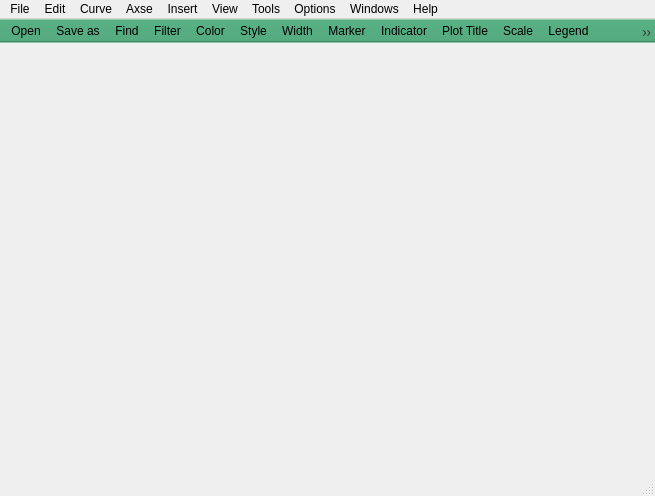
<?xml version="1.0" encoding="UTF-8"?>
<ui version="4.0">
 <class>icurveClass</class>
 <widget class="QMainWindow" name="icurveClass">
  <property name="geometry">
   <rect>
    <x>0</x>
    <y>0</y>
    <width>655</width>
    <height>496</height>
   </rect>
  </property>
  <property name="windowTitle">
   <string>icurve</string>
  </property>
  <property name="windowIcon">
   <iconset resource="icurve.qrc">
    <normaloff>:/icurve/images/icurve.ico</normaloff>:/icurve/images/icurve.ico</iconset>
  </property>
  <widget class="QWidget" name="centralWidget"/>
  <widget class="QMenuBar" name="menuBar">
   <property name="geometry">
    <rect>
     <x>0</x>
     <y>0</y>
     <width>655</width>
     <height>21</height>
    </rect>
   </property>
   <widget class="QMenu" name="menuFile">
    <property name="title">
     <string>File</string>
    </property>
    <addaction name="actionOpen"/>
    <addaction name="separator"/>
    <addaction name="actionSave"/>
    <addaction name="actionSaveAs"/>
    <addaction name="separator"/>
    <addaction name="actionClose"/>
    <addaction name="actionExit"/>
   </widget>
   <widget class="QMenu" name="menuEdit">
    <property name="title">
     <string>Edit</string>
    </property>
    <addaction name="actionRefresh"/>
    <addaction name="actionUndo"/>
    <addaction name="actionRedo"/>
    <addaction name="separator"/>
    <addaction name="actionCut"/>
    <addaction name="actionCopy"/>
    <addaction name="actionCopy_plot"/>
    <addaction name="actionPaste"/>
    <addaction name="separator"/>
    <addaction name="actionReset"/>
    <addaction name="separator"/>
    <addaction name="actionRemove"/>
    <addaction name="actionDelete"/>
    <addaction name="separator"/>
    <addaction name="actionHide"/>
    <addaction name="actionShow"/>
    <addaction name="actionShowAll"/>
    <addaction name="separator"/>
    <addaction name="actionFilter"/>
    <addaction name="actionFind"/>
    <addaction name="separator"/>
    <addaction name="actionSelectAll"/>
    <addaction name="actionSelectInvert"/>
   </widget>
   <widget class="QMenu" name="menuHelp">
    <property name="title">
     <string>Insert</string>
    </property>
    <addaction name="actionTitle"/>
    <addaction name="actionX_label"/>
    <addaction name="actionY_label"/>
    <addaction name="separator"/>
    <addaction name="actionLegend"/>
    <addaction name="separator"/>
    <addaction name="actionCurveName"/>
    <addaction name="separator"/>
    <addaction name="actionFooter"/>
    <addaction name="actionIndicator"/>
   </widget>
   <widget class="QMenu" name="menuTools">
    <property name="title">
     <string>Tools</string>
    </property>
    <addaction name="actionCalc"/>
    <addaction name="actionDiffer"/>
    <addaction name="actionData_picker"/>
    <addaction name="actionData_tracker"/>
    <addaction name="actionHandMove"/>
   </widget>
   <widget class="QMenu" name="menuWindows">
    <property name="enabled">
     <bool>true</bool>
    </property>
    <property name="title">
     <string>Windows</string>
    </property>
   </widget>
   <widget class="QMenu" name="menuHelp_2">
    <property name="title">
     <string>Help</string>
    </property>
    <addaction name="actionAbout"/>
   </widget>
   <widget class="QMenu" name="menuCurve">
    <property name="title">
     <string>Curve</string>
    </property>
    <addaction name="actionColor"/>
    <addaction name="actionWidth"/>
    <addaction name="actionStyle"/>
    <addaction name="actionMarker"/>
    <addaction name="actionExpand"/>
    <addaction name="actionView_data"/>
    <addaction name="actionLocate_to_file"/>
    <addaction name="actionInfo"/>
    <addaction name="actionCurveProperties"/>
   </widget>
   <widget class="QMenu" name="menuOptions">
    <property name="title">
     <string>Options</string>
    </property>
    <addaction name="actionPreference"/>
   </widget>
   <widget class="QMenu" name="menuAxse">
    <property name="title">
     <string>Axse</string>
    </property>
    <addaction name="actionAxseScale"/>
    <addaction name="actionAxseTitle"/>
    <addaction name="actionAxseAlignment"/>
    <addaction name="actionAxseRotation"/>
   </widget>
   <widget class="QMenu" name="menuView">
    <property name="title">
     <string>View</string>
    </property>
    <addaction name="actionZoom"/>
    <addaction name="actionTree"/>
    <addaction name="actionResize"/>
    <addaction name="actionReset_2"/>
    <addaction name="actionSelect_mode"/>
   </widget>
   <addaction name="menuFile"/>
   <addaction name="menuEdit"/>
   <addaction name="menuCurve"/>
   <addaction name="menuAxse"/>
   <addaction name="menuHelp"/>
   <addaction name="menuView"/>
   <addaction name="menuTools"/>
   <addaction name="menuOptions"/>
   <addaction name="menuWindows"/>
   <addaction name="menuHelp_2"/>
  </widget>
  <widget class="QToolBar" name="mainToolBar">
   <property name="enabled">
    <bool>true</bool>
   </property>
   <property name="maximumSize">
    <size>
     <width>850</width>
     <height>24</height>
    </size>
   </property>
   <property name="palette">
    <palette>
     <active>
      <colorrole role="WindowText">
       <brush brushstyle="SolidPattern">
        <color alpha="255">
         <red>0</red>
         <green>0</green>
         <blue>0</blue>
        </color>
       </brush>
      </colorrole>
      <colorrole role="Base">
       <brush brushstyle="SolidPattern">
        <color alpha="255">
         <red>255</red>
         <green>255</green>
         <blue>255</blue>
        </color>
       </brush>
      </colorrole>
      <colorrole role="Window">
       <brush brushstyle="SolidPattern">
        <color alpha="255">
         <red>85</red>
         <green>170</green>
         <blue>127</blue>
        </color>
       </brush>
      </colorrole>
     </active>
     <inactive>
      <colorrole role="WindowText">
       <brush brushstyle="SolidPattern">
        <color alpha="255">
         <red>0</red>
         <green>0</green>
         <blue>0</blue>
        </color>
       </brush>
      </colorrole>
      <colorrole role="Base">
       <brush brushstyle="SolidPattern">
        <color alpha="255">
         <red>255</red>
         <green>255</green>
         <blue>255</blue>
        </color>
       </brush>
      </colorrole>
      <colorrole role="Window">
       <brush brushstyle="SolidPattern">
        <color alpha="255">
         <red>85</red>
         <green>170</green>
         <blue>127</blue>
        </color>
       </brush>
      </colorrole>
     </inactive>
     <disabled>
      <colorrole role="WindowText">
       <brush brushstyle="SolidPattern">
        <color alpha="255">
         <red>106</red>
         <green>104</green>
         <blue>100</blue>
        </color>
       </brush>
      </colorrole>
      <colorrole role="Base">
       <brush brushstyle="SolidPattern">
        <color alpha="255">
         <red>85</red>
         <green>170</green>
         <blue>127</blue>
        </color>
       </brush>
      </colorrole>
      <colorrole role="Window">
       <brush brushstyle="SolidPattern">
        <color alpha="255">
         <red>85</red>
         <green>170</green>
         <blue>127</blue>
        </color>
       </brush>
      </colorrole>
     </disabled>
    </palette>
   </property>
   <property name="cursor">
    <cursorShape>ArrowCursor</cursorShape>
   </property>
   <property name="movable">
    <bool>false</bool>
   </property>
   <property name="allowedAreas">
    <set>Qt::TopToolBarArea</set>
   </property>
   <property name="toolButtonStyle">
    <enum>Qt::ToolButtonIconOnly</enum>
   </property>
   <property name="floatable">
    <bool>false</bool>
   </property>
   <attribute name="toolBarArea">
    <enum>TopToolBarArea</enum>
   </attribute>
   <attribute name="toolBarBreak">
    <bool>false</bool>
   </attribute>
   <addaction name="actionOpen"/>
   <addaction name="actionSaveAs"/>
   <addaction name="actionFind"/>
   <addaction name="actionFilter"/>
   <addaction name="actionColor"/>
   <addaction name="actionStyle"/>
   <addaction name="actionWidth"/>
   <addaction name="actionMarker"/>
   <addaction name="actionIndicator"/>
   <addaction name="actionTitle"/>
   <addaction name="actionAxseScale"/>
   <addaction name="actionLegend"/>
   <addaction name="actionExpand"/>
   <addaction name="actionZoom"/>
   <addaction name="actionHandMove"/>
   <addaction name="actionInfo"/>
   <addaction name="actionHide"/>
   <addaction name="actionShowAll"/>
   <addaction name="actionRefresh"/>
   <addaction name="actionRemove"/>
   <addaction name="actionDelete"/>
  </widget>
  <widget class="QStatusBar" name="statusBar"/>
  <action name="actionOpen">
   <property name="icon">
    <iconset resource="icurve.qrc">
     <normaloff>:/icurve/images/file_open.png</normaloff>:/icurve/images/file_open.png</iconset>
   </property>
   <property name="text">
    <string>Open</string>
   </property>
  </action>
  <action name="actionSave">
   <property name="enabled">
    <bool>false</bool>
   </property>
   <property name="text">
    <string>Save</string>
   </property>
  </action>
  <action name="actionSaveAs">
   <property name="icon">
    <iconset resource="icurve.qrc">
     <normaloff>:/icurve/images/save.png</normaloff>:/icurve/images/save.png</iconset>
   </property>
   <property name="text">
    <string>Save as</string>
   </property>
  </action>
  <action name="actionUndo">
   <property name="enabled">
    <bool>false</bool>
   </property>
   <property name="text">
    <string>Undo</string>
   </property>
  </action>
  <action name="actionRedo">
   <property name="enabled">
    <bool>false</bool>
   </property>
   <property name="text">
    <string>Redo</string>
   </property>
  </action>
  <action name="actionCut">
   <property name="enabled">
    <bool>true</bool>
   </property>
   <property name="text">
    <string>Cut</string>
   </property>
  </action>
  <action name="actionCopy">
   <property name="enabled">
    <bool>true</bool>
   </property>
   <property name="text">
    <string>Copy</string>
   </property>
  </action>
  <action name="actionPaste">
   <property name="enabled">
    <bool>true</bool>
   </property>
   <property name="text">
    <string>Paste</string>
   </property>
  </action>
  <action name="actionRemove">
   <property name="enabled">
    <bool>true</bool>
   </property>
   <property name="icon">
    <iconset resource="icurve.qrc">
     <normaloff>:/icurve/images/remove.png</normaloff>:/icurve/images/remove.png</iconset>
   </property>
   <property name="text">
    <string>Remove</string>
   </property>
  </action>
  <action name="actionSelectAll">
   <property name="enabled">
    <bool>true</bool>
   </property>
   <property name="text">
    <string>Select All</string>
   </property>
  </action>
  <action name="actionX_label">
   <property name="text">
    <string>X Label</string>
   </property>
  </action>
  <action name="actionY_label">
   <property name="text">
    <string>Y Label</string>
   </property>
  </action>
  <action name="actionTitle">
   <property name="icon">
    <iconset resource="icurve.qrc">
     <normaloff>:/icurve/images/title.png</normaloff>:/icurve/images/title.png</iconset>
   </property>
   <property name="text">
    <string>Plot Title</string>
   </property>
  </action>
  <action name="actionClose">
   <property name="enabled">
    <bool>false</bool>
   </property>
   <property name="text">
    <string>Close</string>
   </property>
  </action>
  <action name="actionExit">
   <property name="text">
    <string>Exit</string>
   </property>
  </action>
  <action name="actionColor">
   <property name="icon">
    <iconset resource="icurve.qrc">
     <normaloff>:/icurve/images/color.png</normaloff>:/icurve/images/color.png</iconset>
   </property>
   <property name="text">
    <string>Color</string>
   </property>
  </action>
  <action name="actionWidth">
   <property name="icon">
    <iconset resource="icurve.qrc">
     <normaloff>:/icurve/images/line_width.png</normaloff>:/icurve/images/line_width.png</iconset>
   </property>
   <property name="text">
    <string>Width</string>
   </property>
  </action>
  <action name="actionLegend">
   <property name="checkable">
    <bool>true</bool>
   </property>
   <property name="icon">
    <iconset resource="icurve.qrc">
     <normaloff>:/icurve/images/legend.png</normaloff>:/icurve/images/legend.png</iconset>
   </property>
   <property name="text">
    <string>Legend</string>
   </property>
  </action>
  <action name="actionFooter">
   <property name="text">
    <string>Footer</string>
   </property>
  </action>
  <action name="actionCalc">
   <property name="text">
    <string>Estimator</string>
   </property>
  </action>
  <action name="actionStyle">
   <property name="icon">
    <iconset resource="icurve.qrc">
     <normaloff>:/icurve/images/style.png</normaloff>:/icurve/images/style.png</iconset>
   </property>
   <property name="text">
    <string>Style</string>
   </property>
  </action>
  <action name="actionMarker">
   <property name="icon">
    <iconset resource="icurve.qrc">
     <normaloff>:/icurve/images/marker.png</normaloff>:/icurve/images/marker.png</iconset>
   </property>
   <property name="text">
    <string>Marker</string>
   </property>
  </action>
  <action name="actionFilter">
   <property name="checkable">
    <bool>false</bool>
   </property>
   <property name="icon">
    <iconset resource="icurve.qrc">
     <normaloff>:/icurve/images/filter.png</normaloff>:/icurve/images/filter.png</iconset>
   </property>
   <property name="text">
    <string>Filter</string>
   </property>
  </action>
  <action name="actionFind">
   <property name="icon">
    <iconset resource="icurve.qrc">
     <normaloff>:/icurve/images/find.png</normaloff>:/icurve/images/find.png</iconset>
   </property>
   <property name="text">
    <string>Find</string>
   </property>
  </action>
  <action name="actionShowAll">
   <property name="icon">
    <iconset resource="icurve.qrc">
     <normaloff>:/icurve/images/show.png</normaloff>:/icurve/images/show.png</iconset>
   </property>
   <property name="text">
    <string>Show All</string>
   </property>
  </action>
  <action name="actionExpand">
   <property name="icon">
    <iconset resource="icurve.qrc">
     <normaloff>:/icurve/images/expand.png</normaloff>:/icurve/images/expand.png</iconset>
   </property>
   <property name="text">
    <string>Expand</string>
   </property>
  </action>
  <action name="actionView_data">
   <property name="enabled">
    <bool>false</bool>
   </property>
   <property name="text">
    <string>View data</string>
   </property>
  </action>
  <action name="actionLocate_to_file">
   <property name="enabled">
    <bool>false</bool>
   </property>
   <property name="text">
    <string>Jump to file</string>
   </property>
  </action>
  <action name="actionPreference">
   <property name="text">
    <string>Preference...</string>
   </property>
  </action>
  <action name="actionAbout">
   <property name="text">
    <string>About</string>
   </property>
  </action>
  <action name="actionCurveName">
   <property name="checkable">
    <bool>true</bool>
   </property>
   <property name="checked">
    <bool>true</bool>
   </property>
   <property name="enabled">
    <bool>true</bool>
   </property>
   <property name="text">
    <string>Curve Name</string>
   </property>
  </action>
  <action name="actionDelete">
   <property name="icon">
    <iconset resource="icurve.qrc">
     <normaloff>:/icurve/images/delete.png</normaloff>:/icurve/images/delete.png</iconset>
   </property>
   <property name="text">
    <string>Delete</string>
   </property>
  </action>
  <action name="actionDiffer">
   <property name="text">
    <string>Differ</string>
   </property>
  </action>
  <action name="actionReset">
   <property name="text">
    <string>Reset</string>
   </property>
  </action>
  <action name="actionZoom">
   <property name="checkable">
    <bool>true</bool>
   </property>
   <property name="icon">
    <iconset resource="icurve.qrc">
     <normaloff>:/icurve/images/zoom.png</normaloff>:/icurve/images/zoom.png</iconset>
   </property>
   <property name="text">
    <string>Zoomer</string>
   </property>
  </action>
  <action name="actionIndicator">
   <property name="checkable">
    <bool>true</bool>
   </property>
   <property name="icon">
    <iconset resource="icurve.qrc">
     <normaloff>:/icurve/images/indicator.png</normaloff>:/icurve/images/indicator.png</iconset>
   </property>
   <property name="text">
    <string>Indicator</string>
   </property>
  </action>
  <action name="actionCopy_plot">
   <property name="text">
    <string>Copy Plot</string>
   </property>
  </action>
  <action name="actionTree">
   <property name="text">
    <string>Tree</string>
   </property>
  </action>
  <action name="actionInfo">
   <property name="enabled">
    <bool>true</bool>
   </property>
   <property name="icon">
    <iconset resource="icurve.qrc">
     <normaloff>:/icurve/images/info.png</normaloff>:/icurve/images/info.png</iconset>
   </property>
   <property name="text">
    <string>Command Info</string>
   </property>
  </action>
  <action name="actionSelectInvert">
   <property name="text">
    <string>Select Invert</string>
   </property>
  </action>
  <action name="actionData_picker">
   <property name="text">
    <string>Data Picker</string>
   </property>
  </action>
  <action name="actionData_tracker">
   <property name="text">
    <string>Curve Tracker</string>
   </property>
  </action>
  <action name="actionAxseScale">
   <property name="icon">
    <iconset resource="icurve.qrc">
     <normaloff>:/icurve/images/scale.png</normaloff>:/icurve/images/scale.png</iconset>
   </property>
   <property name="text">
    <string>Scale</string>
   </property>
  </action>
  <action name="actionAxseTitle">
   <property name="text">
    <string>Title</string>
   </property>
  </action>
  <action name="actionAxseAlignment">
   <property name="text">
    <string>Alignment</string>
   </property>
  </action>
  <action name="actionAxseRotation">
   <property name="text">
    <string>Rotation</string>
   </property>
  </action>
  <action name="actionCurveProperties">
   <property name="text">
    <string>Properties...</string>
   </property>
  </action>
  <action name="actionHandMove">
   <property name="checkable">
    <bool>true</bool>
   </property>
   <property name="icon">
    <iconset resource="icurve.qrc">
     <normaloff>:/icurve/images/hand.png</normaloff>:/icurve/images/hand.png</iconset>
   </property>
   <property name="text">
    <string>Hand Tool</string>
   </property>
  </action>
  <action name="actionReset_2">
   <property name="text">
    <string>Reset</string>
   </property>
  </action>
  <action name="actionHide">
   <property name="icon">
    <iconset resource="icurve.qrc">
     <normaloff>:/icurve/images/hide.png</normaloff>:/icurve/images/hide.png</iconset>
   </property>
   <property name="text">
    <string>Hide</string>
   </property>
  </action>
  <action name="actionShow">
   <property name="text">
    <string>Show</string>
   </property>
  </action>
  <action name="actionSelect_mode">
   <property name="text">
    <string>Selecter</string>
   </property>
  </action>
  <action name="actionRefresh">
   <property name="icon">
    <iconset resource="icurve.qrc">
     <normaloff>:/icurve/images/refresh.png</normaloff>:/icurve/images/refresh.png</iconset>
   </property>
   <property name="text">
    <string>Refresh</string>
   </property>
  </action>
  <action name="actionResize">
   <property name="text">
    <string>Resize</string>
   </property>
  </action>
 </widget>
 <layoutdefault spacing="6" margin="11"/>
 <resources>
  <include location="icurve.qrc"/>
 </resources>
 <connections/>
</ui>
